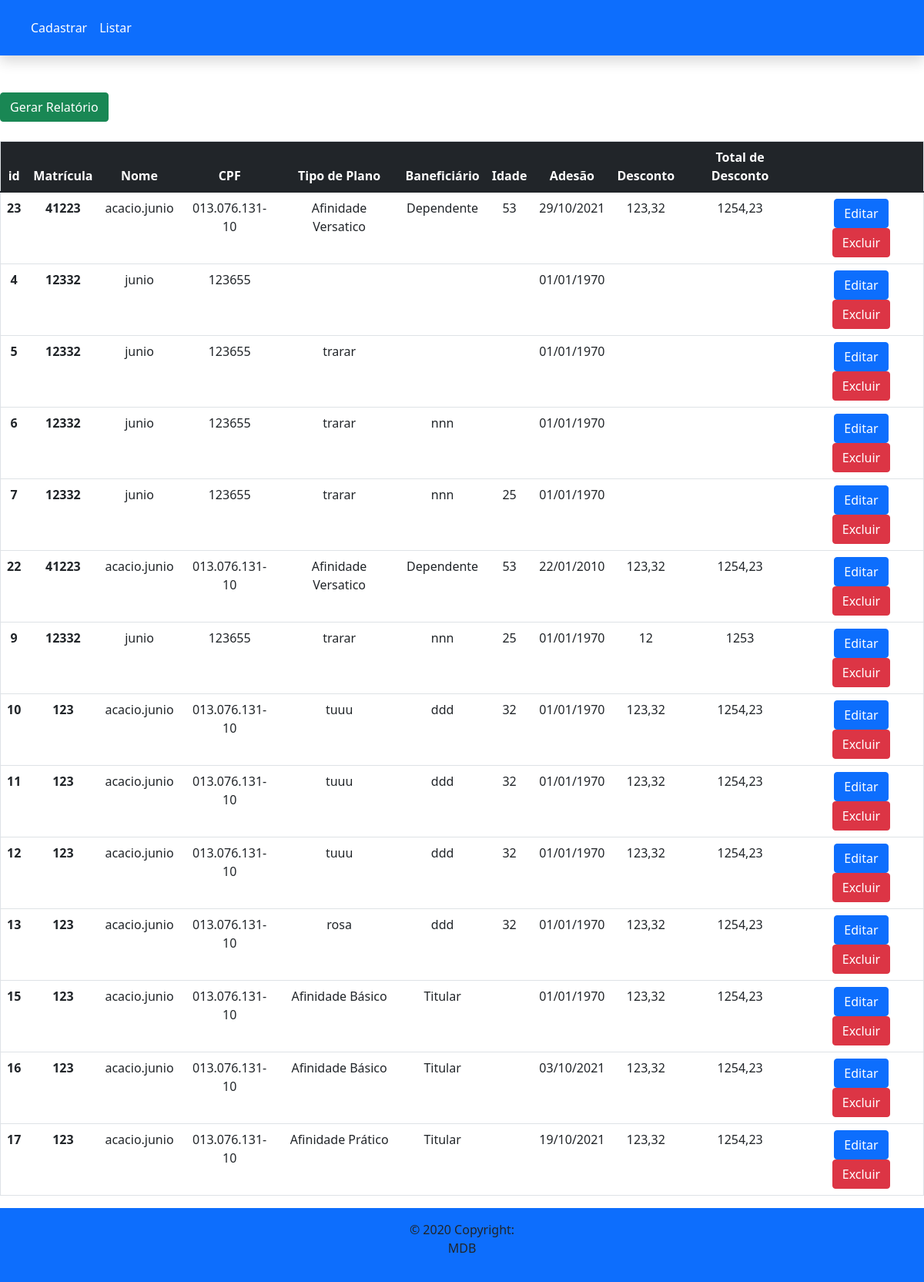
The page /app/view/listar.php on the database its author committed.
### tables this page shows
CREATE TABLE IF NOT EXISTS `cadastro` (
  `id` int(11) NOT NULL AUTO_INCREMENT,
  `matricula` varchar(150) DEFAULT NULL,
  `nome` varchar(250) DEFAULT NULL,
  `cpf` varchar(150) DEFAULT NULL,
  `tipo_de_plano` varchar(250) DEFAULT NULL,
  `beneficiario` varchar(250) DEFAULT NULL,
  `idade` varchar(150) DEFAULT NULL,
  `adesao` varchar(250) DEFAULT NULL,
  `desconto` varchar(150) DEFAULT NULL,
  `desconto_total` varchar(150) DEFAULT NULL,
  PRIMARY KEY (`id`)
);

### app/model/banco.php (called while the page is built, shortened)
<?php
class banco{
   private $mysql;
    private function conexao() {
   $this->mysql=mysqli_connect("localhost","root","","astaj");
    }
    public function read(){
        $verificar=mysqli_query($this->mysql,"SELECT * FROM cadastro");
        while($row=mysqli_fetch_array($verificar)) {
            $array[]=$row;
        }
        return $array;
    }
}

### app/controller/read_controller.php (the view, shortened to what this page needs)
<?php
require('app/model/banco.php');
class read_controller{
private $lista;
public function __construct(){
    $this->lista=new banco;
    $this->tabela();
}
public function tabela(){
    $C=$this->lista->read();
    foreach ($C as $row) {
    echo  "<tr>" ;
    echo  "<th>" . $row ['id']. "</th>" ;
    echo  "<th>" . $row ['matricula']. "</th>" ;
    echo  "<td>" . $row ['nome']. "</td>" ;
    echo  "<td>" . $row ['cpf']. "</td>" ;
    echo  "<td>" . $row ['tipo_de_plano']. "</td>" ;
    echo  "<td>" . $row ['beneficiario']. "</td>" ;
    echo  "<td>" . $row ['idade']. "</td>" ;
    echo  "<td>" . date('d/m/Y', strtotime($row['adesao'])). "</td>" ;
    echo  "<td>" . $row ['desconto']. "</td>" ;
    echo  "<td>" . $row ['desconto_total']. "</td>" ;
    echo "<td><a class = 'btn btn-primary' href = '/astaj_valida/editar?id=".
    $row['id']."'> Editar </a> <a class='btn btn-danger'href='#'" . "onClick='delete_user(" . $row['id'] . ")'> Excluir </a> </td>";
    }
           }
}
?>

### app/view/layout/heder.php (shortened to what this page needs)
<!DOCTYPE html>
<html lang="en">
<head>
    <link rel="stylesheet" type="text/css" href="./public/css/style.css" media="screen" />
    <link href="./public/css/bootstrap/bootstrap.css" rel="stylesheet" />
</head>
<body>
<nav class="navbar navbar-expand-lg  navbar-light bg-primary shadow p-3 mb-5" id="nav">
  <div class="cotainer" id="conteudoNavbarSuportado">
    <ul class="navbar-nav mr-auto ">
      <li class="nav-item active">
        <a class="nav-link text-white" href="/astaj_valida/cadastro">Cadastrar</a>
      </li>
      <li class="nav-item">
        <a class="nav-link text-white" href="/astaj_valida/listar">Listar</a>
      </li>
    </ul>
  </div>
</nav>

### app/view/listar.php
<?php require ('layout/heder.php');?>
<?php require('app/controller/read_controller.php');?>
<div>
<a class="btn btn-success" href="app/controller/planilha.php" id="relatorio"> Gerar Relatório </a>
<table border="1" class="table table-hover" id="tabela">
<thead>
<tr class="table-dark">
    <th>id</th>
    <th>Matrícula</th>
    <th>Nome</th>
    <th>CPF</th>
    <th>Tipo de Plano</th>
    <th>Baneficiário</th>
    <th>Idade</th>
    <th>Adesão</th>
    <th>Desconto</th>
    <th>Total de Desconto</th>
    <th></th>
</tr>
</thead>
<tbody>
<?php new read_controller() ?>
</tbody>
</table>
</div>
<?php include ('layout/footer.php'); ?>

### app/view/layout/footer.php
<footer class="page-footer font-small  bg-primary  ">
  <div class="footer-copyright text-center py-3">© 2020 Copyright:
    <p > MDB </p>
  </div>
</footer>
</body>
</html>

### public/css/style.css (style rules this page uses)
#relatorio { margin-bottom: 25px; }
#tabela { text-align: center; }
#nav { margin-bottom: 25px; }

### rows shown on the page
cadastro: id "23", matricula "41223", nome "acacio.junio", cpf "013.076.131-10", tipo_de_plano "Afinidade Versatico", beneficiario "Dependente", idade "53", adesao "29/10/2021", desconto "123,32", desconto_total "1254,23"
cadastro: id "4", matricula "12332", nome "junio", cpf "123655", adesao "01/01/1970"
cadastro: id "5", matricula "12332", nome "junio", cpf "123655", tipo_de_plano "trarar", adesao "01/01/1970"
cadastro: id "6", matricula "12332", nome "junio", cpf "123655", tipo_de_plano "trarar", beneficiario "nnn", adesao "01/01/1970"
cadastro: id "7", matricula "12332", nome "junio", cpf "123655", tipo_de_plano "trarar", beneficiario "nnn", idade "25", adesao "01/01/1970"
cadastro: id "22", matricula "41223", nome "acacio.junio", cpf "013.076.131-10", tipo_de_plano "Afinidade Versatico", beneficiario "Dependente", idade "53", adesao "22/01/2010", desconto "123,32", desconto_total "1254,23"
cadastro: id "9", matricula "12332", nome "junio", cpf "123655", tipo_de_plano "trarar", beneficiario "nnn", idade "25", adesao "01/01/1970", desconto "12", desconto_total "1253"
cadastro: id "10", matricula "123", nome "acacio.junio", cpf "013.076.131-10", tipo_de_plano "tuuu", beneficiario "ddd", idade "32", adesao "01/01/1970", desconto "123,32", desconto_total "1254,23"
cadastro: id "11", matricula "123", nome "acacio.junio", cpf "013.076.131-10", tipo_de_plano "tuuu", beneficiario "ddd", idade "32", adesao "01/01/1970", desconto "123,32", desconto_total "1254,23"
cadastro: id "12", matricula "123", nome "acacio.junio", cpf "013.076.131-10", tipo_de_plano "tuuu", beneficiario "ddd", idade "32", adesao "01/01/1970", desconto "123,32", desconto_total "1254,23"
cadastro: id "13", matricula "123", nome "acacio.junio", cpf "013.076.131-10", tipo_de_plano "rosa", beneficiario "ddd", idade "32", adesao "01/01/1970", desconto "123,32", desconto_total "1254,23"
cadastro: id "15", matricula "123", nome "acacio.junio", cpf "013.076.131-10", tipo_de_plano "Afinidade Básico", beneficiario "Titular", adesao "01/01/1970", desconto "123,32", desconto_total "1254,23"
cadastro: id "16", matricula "123", nome "acacio.junio", cpf "013.076.131-10", tipo_de_plano "Afinidade Básico", beneficiario "Titular", adesao "03/10/2021", desconto "123,32", desconto_total "1254,23"
cadastro: id "17", matricula "123", nome "acacio.junio", cpf "013.076.131-10", tipo_de_plano "Afinidade Prático", beneficiario "Titular", adesao "19/10/2021", desconto "123,32", desconto_total "1254,23"
